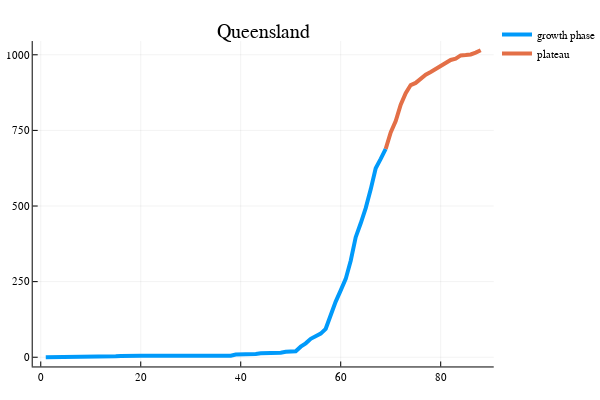

The notebook cell this image was saved under:
### Code cell
i=4
pop=Int(floor(sqrt(pops[i])))^2
y=z[i];
ddt(z,zt)=count(z->z>0, z[1:zt])+ count(z->z<0, z[zt+1:end])
~,tpday=findmax([ddt(diff(diff(y)),nx) for nx in 1:(ndays-2)])
#this is the turning point between exponential growth and decay. totItp total infections at day tpday
totItp=y[tpday+1]
plot(1:tpday+1,y[1:tpday+1],lw=4,label="growth phase",title=allstates[i])
plot!(tpday+1:ndays,y[tpday+1:ndays],lw=4,label="plateau")

### Figure 1 — Plotly figure (JSON) as saved in the notebook; plotly's stock layout.template omitted (floating-point values rounded to 4 significant figures)
{"data": [{"colorbar": {"title": ""}, "legendgroup": "growth phase", "line": {"color": "rgba(0, 154, 250, 1.000)", "dash": "solid", "shape": "linear", "width": 4}, "mode": "lines", "name": "growth phase", "showlegend": true, "type": "scatter", "x": [1, 2, 3, 4, 5, 6, 7, 8, 9, 10, 11, 12, 13, 14, 15, 16, 17, 18, 19, 20, 21, 22, 23, 24, 25, 26, 27, 28, 29, 30, 31, 32, 33, 34, 35, 36, 37, 38, 39, 40, 41, 42, 43, 44, 45, 46, 47, 48, 49, 50, 51, 52, 53, 54, 55, 56, 57, 58, 59, 60, 61, 62, 63, 64, 65, 66, 67, 68, 69], "xaxis": "x1", "y": [0, 0, 0, 0, 0, 0, 0, 1, 3, 2, 3, 2, 2, 3, 3, 4, 5, 5, 5, 5, 5, 5, 5, 5, 5, 5, 5, 5, 5, 5, 5, 5, 5, 5, 5, 5, 5, 5, 9, 9, 9, 11, 11, 13, 13, 13, 15, 15, 18, 20, 20, 35, 46, 61, 68, 78, 94, 144, 184, 221, 259, 319, 397, 443, 493, 555, 625, 656, 689], "yaxis": "y1", "zmax": null, "zmin": null}, {"colorbar": {"title": ""}, "legendgroup": "plateau", "line": {"color": "rgba(227, 111, 71, 1.000)", "dash": "solid", "shape": "linear", "width": 4}, "mode": "lines", "name": "plateau", "showlegend": true, "type": "scatter", "x": [69, 70, 71, 72, 73, 74, 75, 76, 77, 78, 79, 80, 81, 82, 83, 84, 85, 86, 87, 88], "xaxis": "x1", "y": [689, 743, 781, 835, 873, 900, 907, 921, 934, 943, 953, 965, 974, 983, 987, 998, 999, 1001, 1007, 1015], "yaxis": "y1", "zmax": null, "zmin": null}], "layout": {"annotations": [{"font": {"color": "rgba(0, 0, 0, 1.000)", "family": "sans-serif", "size": 20}, "rotation": 0, "showarrow": false, "text": "Queensland", "x": 0.5296, "xanchor": "center", "xref": "paper", "y": 1, "yanchor": "top", "yref": "paper"}], "height": 400, "legend": {"bgcolor": "rgba(255, 255, 255, 1.000)", "bordercolor": "rgba(0, 0, 0, 1.000)", "font": {"color": "rgba(0, 0, 0, 1.000)", "family": "sans-serif", "size": 11}, "tracegroupgap": 0, "x": 1, "y": 1}, "margin": {"b": 20, "l": 0, "r": 0, "t": 20}, "paper_bgcolor": "rgba(255, 255, 255, 1.000)", "plot_bgcolor": "rgba(255, 255, 255, 1.000)", "showlegend": true, "width": 600, "xaxis": {"anchor": "y1", "domain": [0.06582, 0.9934], "gridcolor": "rgba(0, 0, 0, 0.100)", "gridwidth": 0.5, "linecolor": "rgba(0, 0, 0, 1.000)", "mirror": false, "range": [-1.61, 90.61], "showgrid": true, "showline": true, "showticklabels": true, "tickangle": 0, "tickcolor": "rgb(0, 0, 0)", "tickfont": {"color": "rgba(0, 0, 0, 1.000)", "family": "sans-serif", "size": 11}, "tickmode": "array", "ticks": "inside", "ticktext": ["0", "20", "40", "60", "80"], "tickvals": [0, 20, 40, 60, 80], "title": "", "titlefont": {"color": "rgba(0, 0, 0, 1.000)", "family": "sans-serif", "size": 15}, "type": "-", "visible": true, "zeroline": false, "zerolinecolor": "rgba(0, 0, 0, 1.000)"}, "yaxis": {"anchor": "x1", "domain": [0.03762, 0.9415], "gridcolor": "rgba(0, 0, 0, 0.100)", "gridwidth": 0.5, "linecolor": "rgba(0, 0, 0, 1.000)", "mirror": false, "range": [-30.45, 1045.0], "showgrid": true, "showline": true, "showticklabels": true, "tickangle": 0, "tickcolor": "rgb(0, 0, 0)", "tickfont": {"color": "rgba(0, 0, 0, 1.000)", "family": "sans-serif", "size": 11}, "tickmode": "array", "ticks": "inside", "ticktext": ["0", "250", "500", "750", "1000"], "tickvals": [0, 250, 500, 750, 1000], "title": "", "titlefont": {"color": "rgba(0, 0, 0, 1.000)", "family": "sans-serif", "size": 15}, "type": "-", "visible": true, "zeroline": false, "zerolinecolor": "rgba(0, 0, 0, 1.000)"}}}
